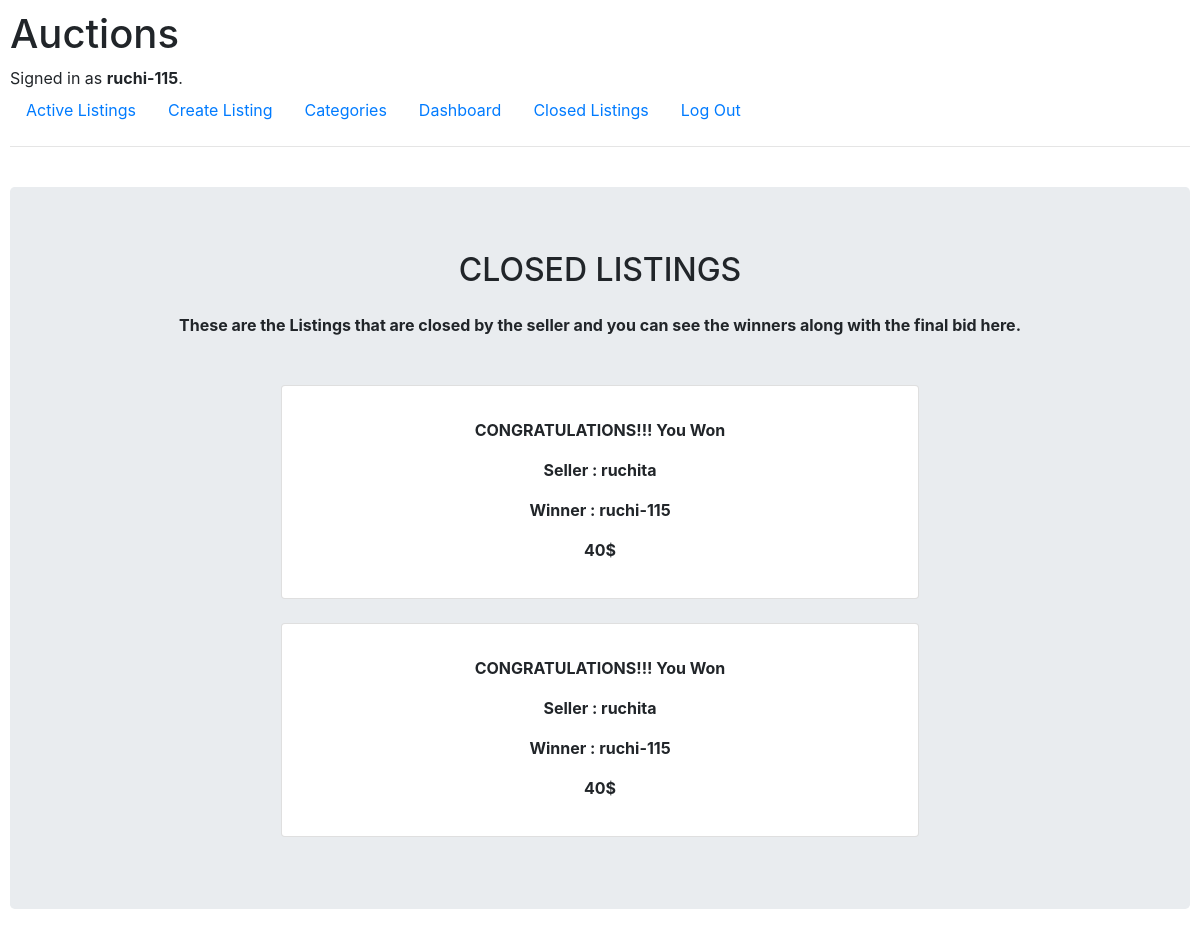
/closedlisting (signed in), run on the app's committed database.
### auctions/models.py (models this page shows)
class User(AbstractUser):
    pass

class Winner(models.Model):
    owner = models.CharField(max_length=64)
    winner = models.CharField(max_length=64)
    listingid = models.IntegerField()
    winprice = models.IntegerField()
    title = models.CharField(max_length=64, null=True)

### auctions/views.py (the view)
# urls.py: path("closedlisting", views.closedlisting, name="closedlisting")
@login_required(login_url='/login')
def closedlisting(request):
    winners = Winner.objects.all()
    empty = False
    if len(winners) == 0:
        empty = True
    return render(request, "auctions/closedlisting.html", {
        "products": winners,
        "empty": empty
    })

### auctions/templates/auctions/closedlisting.html (shortened to what this page needs)
{% extends "auctions/layout.html" %}
{% block body %}
    <br>
    <div class="jumbotron text-center">
        <h2 class="card-title h2">CLOSED LISTINGS</h2>
        <p class="black-text my-4 font-weight-bold">These are the Listings that are closed by the seller and you can see the winners along with the final bid here.</p>
        <div class="row d-flex justify-content-center">
            <div class="col-xl-7 pb-2">
                {% if empty %}
                    <h3>No Closed Listings available</h3>
                {% else %}
                    {% for product in products %}
                        <br>
                        <div class="card card-cascade" >
                            <div class="card-body card-body-cascade text-center">
                                {% if product.winner == request.user.username %}
                                    <p class="font-weight-bold">CONGRATULATIONS!!! You Won <br> </p>
                                {% endif %}
                                <p class="font-weight-bold">Seller : {{product.owner}} <br> </p>
                                <p class="font-weight-bold">Winner : {{product.winner}} <br> </p>
                                <p class="font-weight-bold">{{product.winprice}}$ <br> </p>
                            </div>
                        </div>
                    {% endfor %}
                {% endif %}
            </div>
        </div>
    </div>
{% endblock %}

### auctions/templates/auctions/layout.html (shortened to what this page needs)
{% load static %}
<!DOCTYPE html>
<html lang="en">
    <head>
        <link rel="stylesheet" href="https://stackpath.bootstrapcdn.com/bootstrap/4.4.1/css/bootstrap.min.css">
        <link rel="stylesheet" href="https://use.fontawesome.com/releases/v5.8.2/css/all.css">
         <link href="https://cdnjs.cloudflare.com/ajax/libs/twitter-bootstrap/4.5.0/css/bootstrap.min.css" rel="stylesheet">
        <link href="{% static 'auctions/styles.css' %}" rel="stylesheet">
    </head>
    <body>
        <h1>Auctions</h1>
        <div>
            {% if user.is_authenticated %}
                Signed in as <strong>{{ user.username }}</strong>.
            {% else %}
                Not signed in.
            {% endif %}
        </div>
        <ul class="nav">
            <li class="nav-item">
                <a class="nav-link" href="{% url 'activelisting' %}">Active Listings</a>
            </li>
            {% if user.is_authenticated %}
                <li class="nav-item">
                    <a class="nav-link" href="{% url 'createlisting' %}">Create Listing</a>
                </li>
                <li class="nav-item">
                    <a class="nav-link" href="{% url 'categories' %}">Categories</a>
                </li>
                <li class="nav-item">
                    <a class="nav-link" href="{% url 'dashboard' %}">Dashboard</a>
                </li>
                <li class="nav-item">
                    <a class="nav-link" href="{% url 'closedlisting' %}">Closed Listings</a>
                </li>
                <li class="nav-item">
                    <a class="nav-link" href="{% url 'logout' %}">Log Out</a>
                </li>
            {% endif %}
        </ul>
        <hr>
        {% block body %}
    {% endblock %}
    </body>
</html>

### auctions/static/auctions/styles.css (style rules this page uses)
body { padding: 10px; }

### data on the page
User: username "ruchi-115"
Winner: shows "CONGRATULATIONS!!! You Won", owner "ruchita", winner "ruchi-115", winprice "40"
Winner: shows "CONGRATULATIONS!!! You Won", owner "ruchita", winner "ruchi-115", winprice "40"
